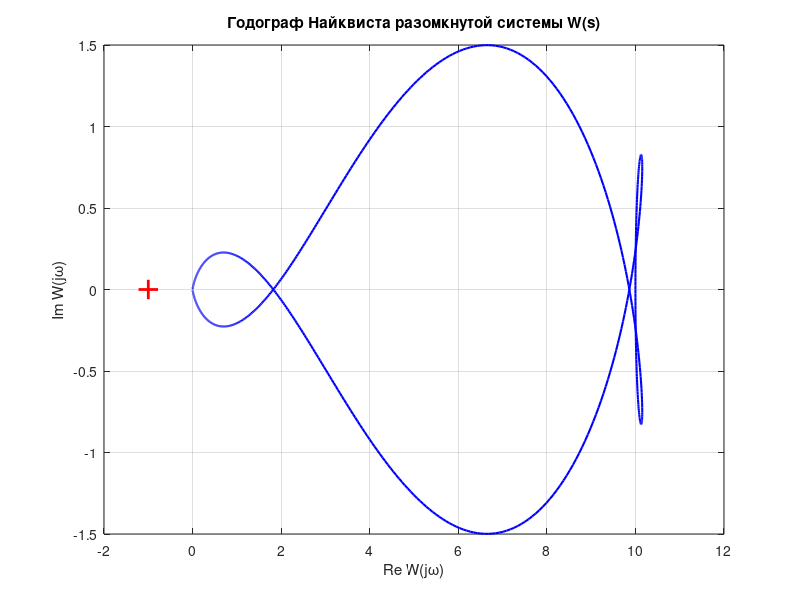
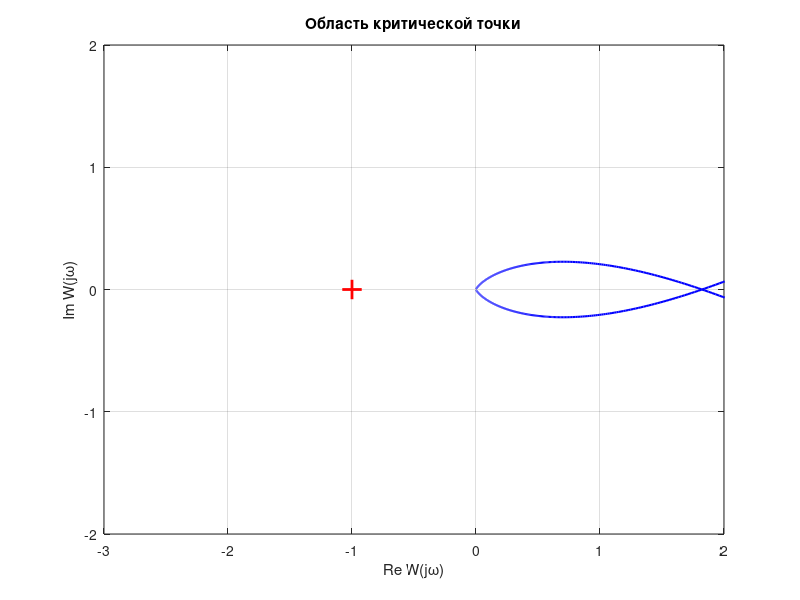

Reproduce these figures in MATLAB, in order. (Note: this script raises an error after producing the figures.)
clc;
clear;
close all;

s = tf('s');
Q = 2*s^5 + 3*s^4 + 3*s^3 + 0.5*s^2 + 0.5*s + 1;
W_open = 10 / Q;
W_closed = feedback(W_open, 1);

w_nyquist = 0:0.005:20;
[re, im] = nyquist(W_open, w_nyquist);
re = squeeze(re);
im = squeeze(im);
re_full = [flipud(re(2:end)); re];
im_full = [-flipud(im(2:end)); im];
figure('Color', 'w');
plot(re_full, im_full, 'b-', 'LineWidth', 1.5);
grid on; hold on;
plot(-1, 0, 'r+', 'MarkerSize', 14, 'LineWidth', 2);
xlabel('Re W(j\omega)');
ylabel('Im W(j\omega)');
title('Годограф Найквиста разомкнутой системы W(s)');

figure('Color', 'w');
plot(re_full, im_full, 'b-', 'LineWidth', 1.5); grid on; hold on;
plot(-1, 0, 'r+', 'MarkerSize', 14, 'LineWidth', 2);
xlabel('Re W(j\omega)');
ylabel('Im W(j\omega)');
xlim([-3 2]); ylim([-2 2]);
title('Область критической точки');

[~, den] = tfdata(W_closed, 'v');
D = round(den, 10);

w = 0:0.005:1.8;
Djw = polyval(D, 1i*w);

figure('Color', 'w');
plot(real(Djw), imag(Djw), 'b-', 'LineWidth', 1.8); hold on;
plot(real(Djw(1)), imag(Djw(1)), 'go', 'MarkerFaceColor', 'g', ...
     'MarkerSize', 8);
plot(real(Djw(end)), imag(Djw(end)), 'rs', 'MarkerFaceColor', 'r', ...
     'MarkerSize', 8);

text(real(Djw(1)),   imag(Djw(1)),   '  \omega = 0',   'Color', 'g');
text(real(Djw(end)), imag(Djw(end)), '  \omega = max', 'Color', 'r');

plot([0 0], [min(imag(Djw)) max(imag(Djw))], 'k:', 'LineWidth', 0.8);
plot([min(real(Djw)) max(real(Djw))], [0 0], 'k:', 'LineWidth', 0.8);

grid on; box on;
xlabel('Re D(j\omega)');
ylabel('Im D(j\omega)');
title('Кривая Михайлова D(j\omega)');
axis equal;

format short;
disp('Полюсы разомкнутой системы:');
disp(pole(W_open));
disp('Полюсы замкнутой системы:');
disp(pole(W_closed));

t = 0:0.02:14;
figure('Color', 'w');
subplot(2, 1, 1);
step(W_open, t);
grid on;
title('Переходный процесс разомкнутой системы');

subplot(2, 1, 2);
step(W_closed, t);
grid on;
title('Переходный процесс замкнутой системы');
